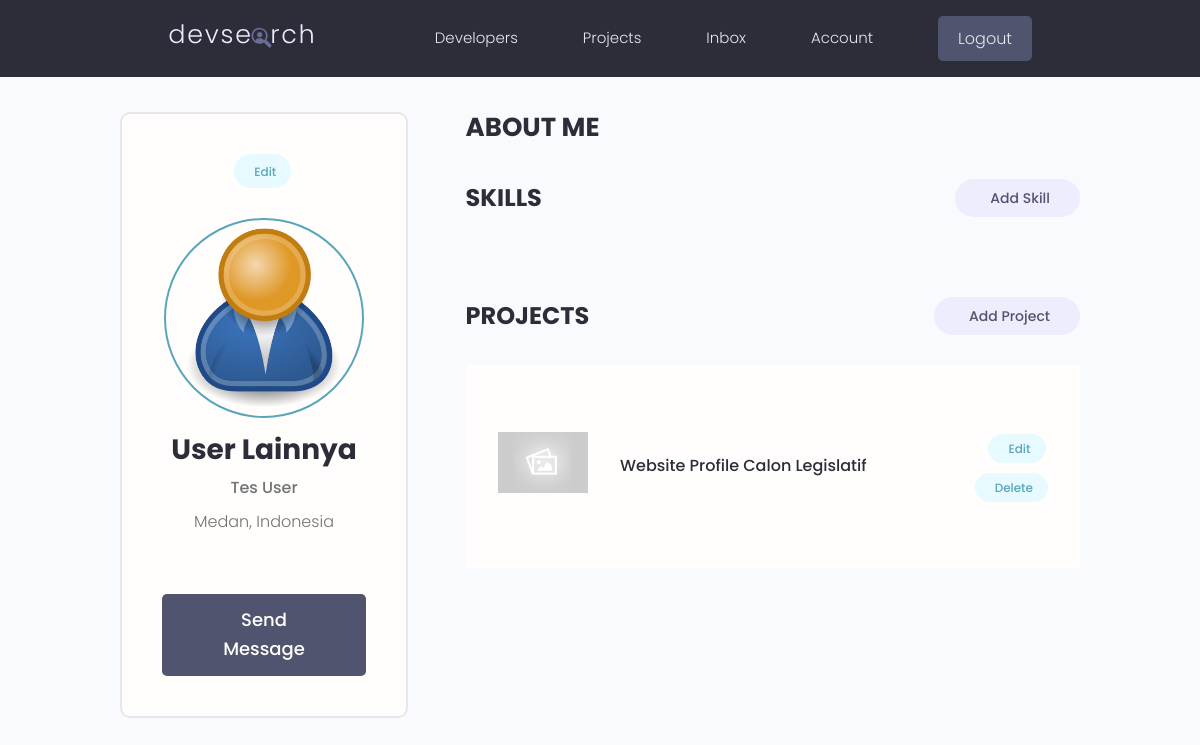
Screenshot of /account (signed in) with the database file from the repository.
### users/models.py (models this page shows, shortened)
class Profile(models.Model):
    user = models.OneToOneField(User, on_delete=models.CASCADE, null=True, blank=True)
    name = models.CharField(max_length=200, null=True, blank=True)
    email = models.EmailField(max_length=254, null=True, blank=True)
    username = models.CharField(max_length=200, null=True, blank=True)
    locations = models.CharField(max_length=200, null=True, blank=True)
    short_intro = models.CharField(max_length=200, null=True, blank=True)
    bio = models.TextField(null=True, blank=True)
    profile_image = models.ImageField(null=True, blank=True, upload_to='profiles/', default='profiles/user-default.png')
    social_github = models.CharField(max_length=200, null=True, blank=True)
    social_linkedin = models.CharField(max_length=200, null=True, blank=True)
    social_website = models.CharField(max_length=200, null=True, blank=True)
    created = models.DateTimeField(auto_now_add=True)
    id = models.UUIDField(default=uuid.uuid4, unique=True, primary_key=True, editable=False)

### projects/models.py (models this page shows, shortened)
class Project(models.Model):
    owner = models.ForeignKey("users.Profile", null=True, blank=True, on_delete=models.SET_NULL)
    title = models.CharField(max_length=100)
    description = models.TextField(null=True, blank=True)
    featured_img = models.ImageField(null=True, blank=True, default='default.jpg')
    demo_link = models.CharField(max_length=2000, null=True, blank=True)
    source_link = models.CharField(max_length=2000, null=True, blank=True)
    tags = models.ManyToManyField('Tag', blank=True)
    vote_total = models.IntegerField(default=0, null=True, blank=True)
    vote_ratio = models.IntegerField(default=0, null=True, blank=True)
    created = models.DateTimeField(auto_now_add=True)
    id = models.UUIDField(default=uuid.uuid4, unique=True, primary_key=True, editable=False)
    class Meta:
        ordering = ['-vote_ratio', '-vote_total', 'title']

### users/views.py (the view)
# urls.py: path('account', views.userAccount, name='account'),
@login_required(login_url='login')
def userAccount(request):
    profile = request.user.profile
    context = {'profile': profile}
    return render(request, 'users/account.html', context)

### users/templates/users/account.html (shortened to what this page needs)
{% extends "main.html" %}
{% block content %}
  <main class="settingsPage profile my-md">
    <div class="container">
      <div class="layout">
        <div class="column column--1of3">
          <div class="card text-center">
            <div class="card__body dev">
              <a class="tag tag--pill tag--main settings__btn" href="{% url 'edit-account' %}"> Edit</a>
              <img class="avatar avatar--xl dev__avatar" src="{{profile.profile_image.url}}" />
              <h2 class="dev__name">{{profile.name}}</h2>
              <p class="dev__title">{{profile.short_intro}}</p>
              <p class="dev__location">{{profile.locations}}</p>
              <a href="#" class="btn btn--sub btn--lg">Send Message </a>
            </div>
          </div>
        </div>
        <div class="column column--2of3">
          <div class="devInfo">
            <h3 class="devInfo__title">About Me</h3>
          </div>
          <div class="settings">
            <h3 class="settings__title">Skills</h3>
            <a class="tag tag--pill tag--sub settings__btn tag--lg" href="{% url 'create-skill' %}"> Add Skill</a>
          </div>
          <div class="settings">
            <h3 class="settings__title">Projects</h3>
            <a class="tag tag--pill tag--sub settings__btn tag--lg" href="{% url 'create-project' %}"> Add Project</a>
          </div>
          <table class="settings__table">
            {% for project in profile.project_set.all %}
            <tr>
                <td class="settings__thumbnail">
                  <a href="{% url 'project' project.id %}"><img src="{{project.featured_img.url}}" alt="{{project.title}}" /></a>
                </td>
                <td class="settings__tableInfo">
                  <a href="{% url 'project' project.id %}">{{project.title}}</a>
                </td>
                <td class="settings__tableActions">
                  <a class="tag tag--pill tag--main settings__btn" href="{% url 'update-project' project.id %}"> Edit</a>
                  <a class="tag tag--pill tag--main settings__btn" href="{% url 'delete-project' project.id %}">
                    Delete</a>
                </td>
              </tr>
            {% endfor %}
          </table>
        </div>
      </div>
    </div>
  </main>
{% endblock content %}

### static/styles/app.css (style rules this page uses)
:root { --color-sub: #2d2d39; }
.btn--sub { background-color: var(--color-sub-light); }
.card { border: 2px solid var(--color-light); }
img { width: 100%; }
.profile .card > .dev { padding: 4rem; }
.dev__avatar { display: block; margin: auto; }
.dev__name { color: var(--color-sub); font-size: 2.8rem; font-weight: 700; margin-top: 1rem; margin-bottom: 0.5rem; }
.dev__title { font-size: 1.6rem; font-weight: 500; line-height: 1.3; }
.dev__location { margin-top: 1rem; }
.devInfo { margin-bottom: 3rem; }
.devInfo__title, .devInfo__subtitle { font-size: 2.6rem; color: var(--color-sub); text-transform: uppercase; font-weight: 700; margin-bottom: 1.5rem; }
.settingsPage .dev > .settings__btn { display: inline-block; margin-bottom: 3rem; }
.settings { display: flex; justify-content: space-between; align-items: center; }
.settings__title { font-size: 2.4rem; text-transform: uppercase; font-weight: 700; color: var(--color-sub); }
.settings__table { margin-top: 3rem; margin-bottom: 5rem; padding: 0 3rem; background: var(--color-white); }
.settings__table tr { width: 100%; }
.settings__table tr > td { padding: 2rem 0; }
.settings__thumbnail { width: 23%; min-width: 10rem; }
.settings__thumbnail img { padding-right: 3rem; height: 15rem; object-fit: contain; }
.settings__tableInfo { width: 100%; }
.settings__tableInfo h4, .settings__tableInfo a { padding-right: 1rem; width: auto; font-size: 1.6rem; font-weight: 500; color: var(--color-sub); }
.settings__tableActions { text-align: right; }

### static/uikit/styles/modules/_variables.css (style rules this page uses)
:root { --color-main: #5aa5b9; --color-main-light: #e6faff; --color-sub: #3f4156; --color-sub-light: #51546e; --color-sub-lighter: #ededfd; --color-text: #737373; --color-gray: #8b8b8b; --color-light: #e5e7eb; --color-light-gray: #767676; --color-bg: #f8fafd; --color-white: #fffefd; --color-white-light: #f3f3f3; --color-success: #359e64; --color-success-bg: #def8e8; --color-error: #fc4b0b; --color-error-bg: #fff2ee; --font-base: 'Poppins', arial, helvetica, 'Segoe UI', roboto, ubuntu, sans-serif; --font-monospace: 'Fira Code', 'Courier New', courier, monospace; --font-regular: 300; --font-medium: 500; --font-bold: 700; --generic-shadow: 1px 1px 5px #00000010; --generic-transition: all 0.3s ease-in-out; }

### static/uikit/styles/modules/_base.css (style rules this page uses)
* { margin: 0; padding: 0; box-sizing: border-box; text-rendering: optimizeLegibility; color: inherit; font-size: inherit; }
html { font-size: 50%; }
@media only screen and (min-width: 480px) { html { font-size: 56.25%; } }
@media only screen and (min-width: 1200px) { html { font-size: 62.5%; } }
body { line-height: 1.6; font-weight: 400; font-size: 1.5rem; color: var(--color-text); background-color: var(--color-bg); min-height: 100vh; }

### static/uikit/styles/modules/_typography.css (style rules this page uses)
* { font-family: var(--font-base); }
h2 { font-size: 3.6rem; font-weight: var(--font-bold); }
h3 { font-size: 3.2rem; font-weight: var(--font-medium); }
p, span, strong { font-size: 1.6rem; color: var(--color-text); font-weight: var(--font-regular); }
a { padding-bottom: 2px; text-decoration: none; display: inline-block; color: var(--color-main); font-weight: var(--font-medium); }

### static/uikit/styles/modules/_utilities.css (style rules this page uses)
.container { width: 92%; max-width: 165rem; margin: 0 auto; box-sizing: border-box; }
@media screen and (min-width: 1000px) { .container { width: 90%; } }
@media screen and (min-width: 1200px) { .container { width: 80%; } }
.text-center { text-align: center; }
.my-md { margin: 3rem auto; }

### static/uikit/styles/modules/_avatar.css (style rules this page uses)
.avatar { border-radius: 50%; border: 2px solid var(--color-main); object-fit: cover; }
.avatar--xl { height: 20rem; width: 20rem; }

### static/uikit/styles/modules/_button.css (style rules this page uses)
.btn { display: inline-block; position: relative; cursor: pointer; background-color: var(--color-light); font-weight: var(--font-medium); color: var(--color-sub); text-decoration: none; padding: 1rem 2rem; border-radius: 0.5rem; border: none; width: -webkit-fit-content; width: -moz-fit-content; width: fit-content; height: -webkit-fit-content; height: -moz-fit-content; height: fit-content; font-size: 1.6rem; outline-width: 0; outline-color: transparent; -webkit-backface-visibility: hidden; backface-visibility: hidden; transition: all 0.3s ease-in-out; }
.btn--sub { background-color: var(--color-sub); color: var(--color-white); }
.btn--lg { font-size: 1.8rem; padding: 1.2rem 4.5rem; }

### static/uikit/styles/modules/_card.css (style rules this page uses)
.card { border-radius: 1rem; background-color: var(--color-white); border: 1.5px solid var(--color-light); width: auto; height: auto; margin-top: 0.5rem; margin-bottom: 0.5rem; overflow: hidden; }
.card__body, .card__header { padding: 2rem 2.5rem; }

### rows the page displays
Profile: profile_image (placeholder picture), name "User Lainnya", short_intro "Tes User", locations "Medan, Indonesia"
Project: featured_img (placeholder picture), title "Website Profile Calon Legislatif"
